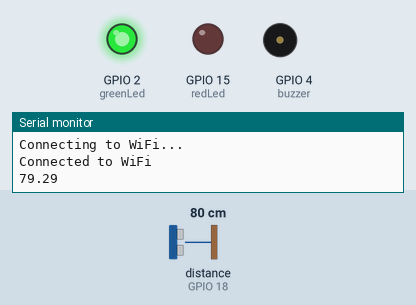
Recording of a sketch running on a simulated ESP32. Parts: output pins drawn as LEDs (lit = HIGH), buzzer (waves = sounding, pin HIGH), the last lines printed to the serial monitor. Wiring (inferred from the names in the program): ultrasonic range finder: trigger GPIO 5; echo GPIO 18. Inputs (shaded band) come from the test bench; at power-on: distance to the obstacle (sensor on GPIO 18) 80 cm. The echo pulse lasts 58.3 µs per cm; WiFi joins after 1.5 s; servers stay silent unless stated; pins used as bus, display or sensor lines are not drawn.

Above: at 3.2 s.
3.3 s: distance to the obstacle (sensor on GPIO 18) set to 55 cm
5.1 s: distance to the obstacle (sensor on GPIO 18) set to 47 cm
At 7.4 s:
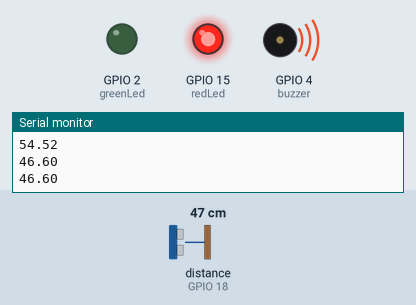
7.7 s: distance to the obstacle (sensor on GPIO 18) set to 60 cm
At 9.7 s:
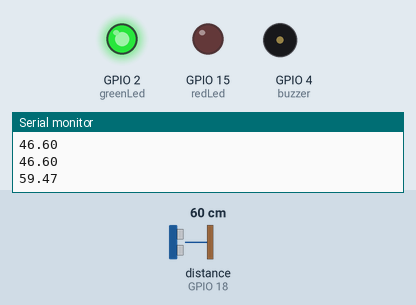
10.3 s: distance to the obstacle (sensor on GPIO 18) set to 2 cm
At 11.8 s:
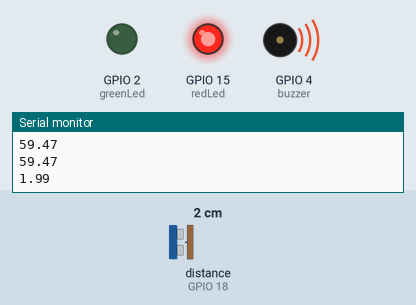
Timing chart, 0 to 13.3 s (numbered marks = the images above; inputs shaded):
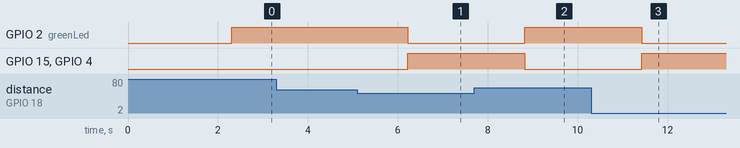

Measured:
- the behaviour switches between 51 and 50 cm on distance to the obstacle (sensor on GPIO 18) (found by bisection; images 0 and 1)
- after the input at 5.1 s, GPIO 2 (greenLed): HIGH → LOW after 1.1 s; GPIO 15 (redLed), GPIO 4 (buzzer): LOW → HIGH after 1.1 s
- after the input at 7.7 s, GPIO 2 (greenLed): LOW → HIGH after 1.1 s; GPIO 15 (redLed), GPIO 4 (buzzer): HIGH → LOW after 1.1 s
- after the input at 10.3 s, GPIO 2 (greenLed): HIGH → LOW after 1.1 s; GPIO 15 (redLed), GPIO 4 (buzzer): LOW → HIGH after 1.1 s

The sketch:

Project_2app.ino
```cpp
#include <WiFi.h>
#include <FirebaseESP32.h>

// Firebase configuration
#define FIREBASE_HOST "smart-safety-29fee-default-rtdb.firebaseio.com"
#define FIREBASE_AUTH "AIzaSyCKZXAcEIqyc4gvrbkg-Szoq42Auv9Nzs0"

const char* ssid = "xyz";
const char* password = "9708061457";

// Pin definitions
int t = 5;  // Trigger pin for the ultrasonic sensor
int e = 18; // Echo pin for the ultrasonic sensor
int redLed = 15; // Red LED pin
int greenLed = 2; // Green LED pin
int buzzer = 4; // Buzzer pin
float s = 0.034;  // Speed of sound in cm/us
long durn;
float dist_cm;
String ledStatus;
String buzzerStatus;
String ans="";

FirebaseData firebaseData;
FirebaseConfig firebaseConfig;
FirebaseAuth firebaseAuth;

void setup() {
  Serial.begin(115200);
  pinMode(t, OUTPUT);
  pinMode(e, INPUT);
  pinMode(redLed, OUTPUT);
  pinMode(greenLed, OUTPUT);
  pinMode(buzzer, OUTPUT);

  // Connect to WiFi
  WiFi.begin(ssid, password);
  while (WiFi.status() != WL_CONNECTED) {
    delay(1000);
    Serial.println("Connecting to WiFi...");
  }
  Serial.println("Connected to WiFi");

  // Set Firebase host and authentication
  firebaseConfig.host = FIREBASE_HOST;
  firebaseConfig.signer.tokens.legacy_token = FIREBASE_AUTH;

  // Initialize Firebase
  Firebase.begin(&firebaseConfig, &firebaseAuth);
  Firebase.reconnectWiFi(true);
}

void loop() {
      digitalWrite(t, LOW);
      delayMicroseconds(2);
      digitalWrite(t, HIGH);
      delayMicroseconds(10);
      digitalWrite(t, LOW);
      durn = pulseIn(e, HIGH);
      dist_cm = durn * s / 2;
      ans=String(dist_cm);
      Serial.println(ans);
      Firebase.setString(firebaseData, "/data", ans);
      Firebase.setBool(firebaseData, "/fireDetected", true);
      // Control LEDs and buzzer based on distance
      if (dist_cm <= 50) {
        digitalWrite(redLed, HIGH);
        digitalWrite(greenLed, LOW);
        digitalWrite(buzzer, HIGH);
        ledStatus = "Red";
        buzzerStatus = "ON";
      } else {
        digitalWrite(redLed, LOW);
        digitalWrite(greenLed, HIGH);
        digitalWrite(buzzer, LOW);
        ledStatus = "Green";
        buzzerStatus = "OFF";
      }
  // Delay before next loop iteration
  delay(1000); // Adjust delay as needed
}
```
